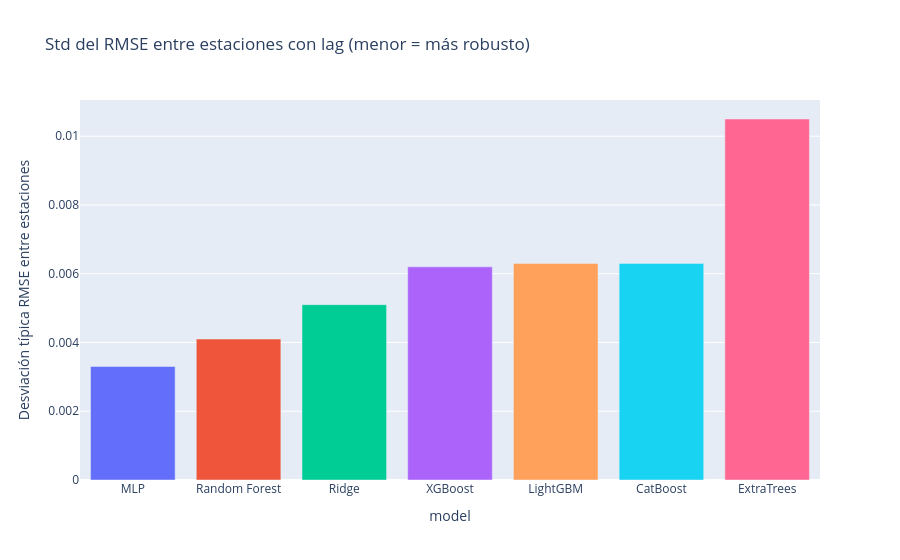

The notebook cell saved with this chart:
### Markdown cell above
### 7. Variabilidad estacional por modelo
Un modelo con menor desviación típica del RMSE entre estaciones es más robusto frente a cambios de condiciones operativas a lo largo del año.

### Code cell
variability = (
    df_seasonal.groupby(["model", "tipo"])["RMSE"]
    .agg(["mean", "std", "min", "max"])
    .round(4)
)
variability["rango"] = variability["max"] - variability["min"]
variability = variability.sort_values(["tipo", "rango"])

print("Variabilidad estacional (menor std = mas robusto):")
display(variability)

df_var = variability.reset_index()
fig = px.bar(
    df_var[df_var["tipo"] == "Con lags"].sort_values("std"),
    x="model", y="std", color="model",
    title="Std del RMSE entre estaciones con lag (menor = más robusto)",
    labels={"std": "Desviación típica RMSE entre estaciones"},
)
fig.update_layout(showlegend=False)
fig.show()

### Figure 1 — Plotly figure (JSON) as saved in the notebook; plotly's stock layout.template omitted (floating-point values rounded to 4 significant figures)
{"data": [{"hovertemplate": "model=%{x}<br>Desviación típica RMSE entre estaciones=%{y}<extra></extra>", "legendgroup": "MLP", "marker": {"color": "#636efa", "pattern": {"shape": ""}}, "name": "MLP", "orientation": "v", "showlegend": true, "textposition": "auto", "type": "bar", "x": ["MLP"], "xaxis": "x", "y": [0.0033], "yaxis": "y"}, {"hovertemplate": "model=%{x}<br>Desviación típica RMSE entre estaciones=%{y}<extra></extra>", "legendgroup": "Random Forest", "marker": {"color": "#EF553B", "pattern": {"shape": ""}}, "name": "Random Forest", "orientation": "v", "showlegend": true, "textposition": "auto", "type": "bar", "x": ["Random Forest"], "xaxis": "x", "y": [0.0041], "yaxis": "y"}, {"hovertemplate": "model=%{x}<br>Desviación típica RMSE entre estaciones=%{y}<extra></extra>", "legendgroup": "Ridge", "marker": {"color": "#00cc96", "pattern": {"shape": ""}}, "name": "Ridge", "orientation": "v", "showlegend": true, "textposition": "auto", "type": "bar", "x": ["Ridge"], "xaxis": "x", "y": [0.0051], "yaxis": "y"}, {"hovertemplate": "model=%{x}<br>Desviación típica RMSE entre estaciones=%{y}<extra></extra>", "legendgroup": "XGBoost", "marker": {"color": "#ab63fa", "pattern": {"shape": ""}}, "name": "XGBoost", "orientation": "v", "showlegend": true, "textposition": "auto", "type": "bar", "x": ["XGBoost"], "xaxis": "x", "y": [0.0062], "yaxis": "y"}, {"hovertemplate": "model=%{x}<br>Desviación típica RMSE entre estaciones=%{y}<extra></extra>", "legendgroup": "LightGBM", "marker": {"color": "#FFA15A", "pattern": {"shape": ""}}, "name": "LightGBM", "orientation": "v", "showlegend": true, "textposition": "auto", "type": "bar", "x": ["LightGBM"], "xaxis": "x", "y": [0.0063], "yaxis": "y"}, {"hovertemplate": "model=%{x}<br>Desviación típica RMSE entre estaciones=%{y}<extra></extra>", "legendgroup": "CatBoost", "marker": {"color": "#19d3f3", "pattern": {"shape": ""}}, "name": "CatBoost", "orientation": "v", "showlegend": true, "textposition": "auto", "type": "bar", "x": ["CatBoost"], "xaxis": "x", "y": [0.0063], "yaxis": "y"}, {"hovertemplate": "model=%{x}<br>Desviación típica RMSE entre estaciones=%{y}<extra></extra>", "legendgroup": "ExtraTrees", "marker": {"color": "#FF6692", "pattern": {"shape": ""}}, "name": "ExtraTrees", "orientation": "v", "showlegend": true, "textposition": "auto", "type": "bar", "x": ["ExtraTrees"], "xaxis": "x", "y": [0.0105], "yaxis": "y"}], "layout": {"barmode": "relative", "legend": {"title": {"text": "model"}, "tracegroupgap": 0}, "showlegend": false, "title": {"text": "Std del RMSE entre estaciones con lag (menor = más robusto)"}, "xaxis": {"anchor": "y", "categoryarray": ["MLP", "Random Forest", "Ridge", "XGBoost", "LightGBM", "CatBoost", "ExtraTrees"], "categoryorder": "array", "domain": [0, 1], "title": {"text": "model"}}, "yaxis": {"anchor": "x", "domain": [0, 1], "title": {"text": "Desviación típica RMSE entre estaciones"}}}}
